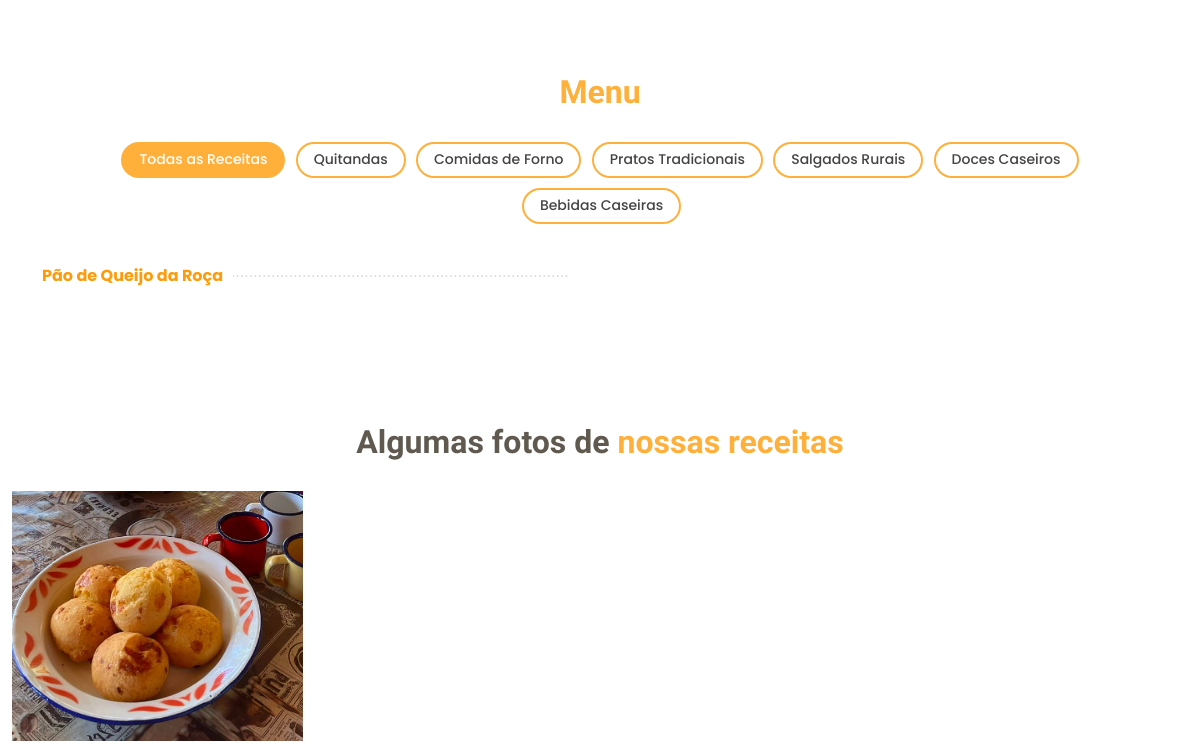
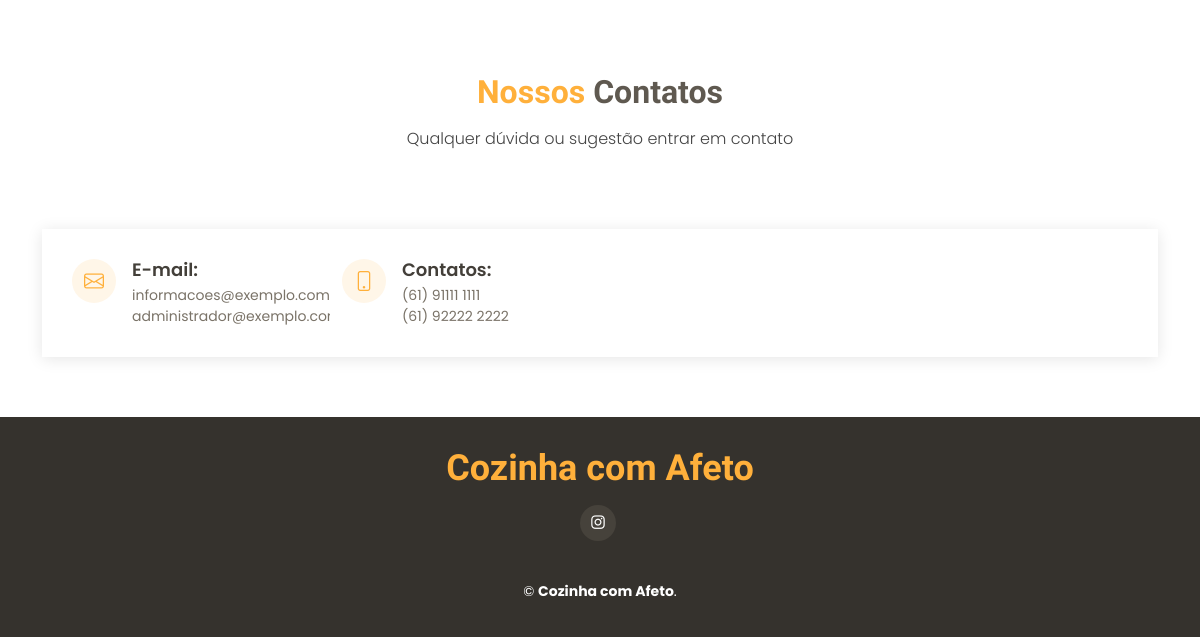
Before: / (lower part) with the older database file (2 pictures, top to bottom).
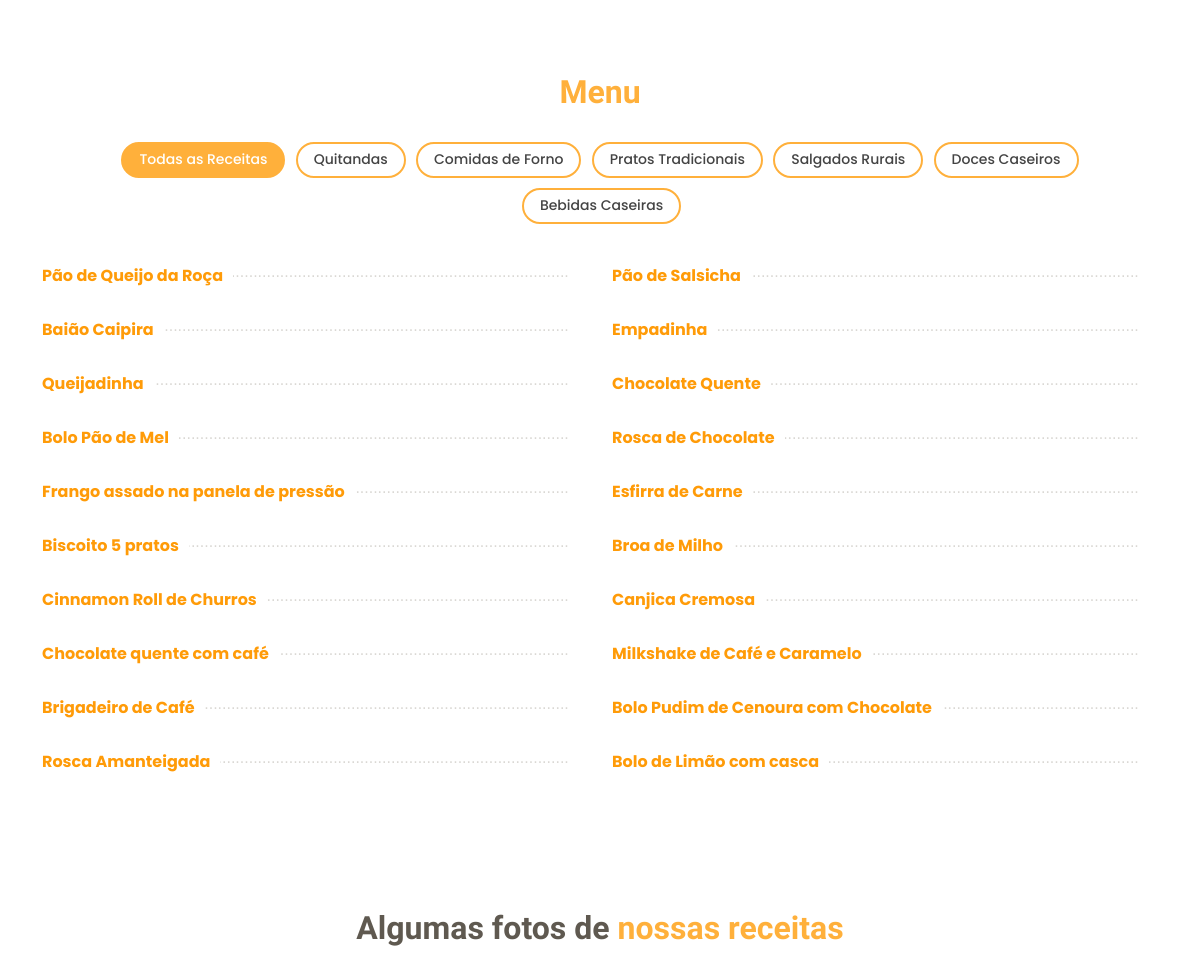
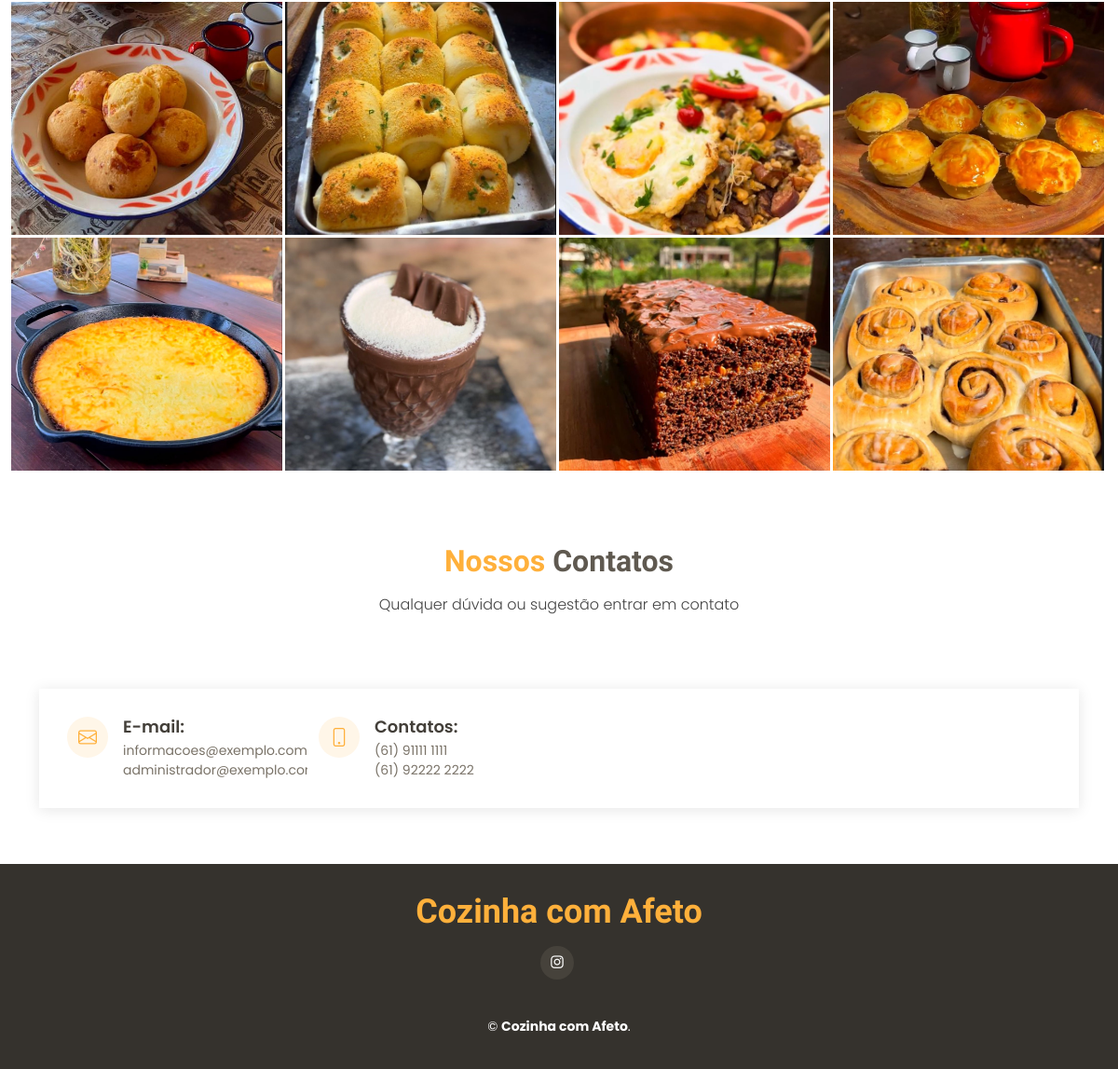
After: the same page with the newer database file (2 pictures, top to bottom).
### tables this page shows
CREATE TABLE categorias (
  id int(11) NOT NULL AUTO_INCREMENT PRIMARY KEY,
  nome varchar(150) NOT NULL
);

CREATE TABLE receitas (
  id int(11) NOT NULL AUTO_INCREMENT PRIMARY KEY,
  titulo varchar(150) NOT NULL,
  ingredientes text not null,
  modo_preparo text not null,
  foto varchar(255) null,
  categoria_id int not null,
  foreign key (categoria_id) references categorias (id)
);

### index.php (the view, shortened to what this page needs)
<?php
$dsn = 'mysql:host=127.0.0.1;dbname=cozinha;charset=utf8;';
$conn = new PDO($dsn, 'root', '', [
    PDO::ATTR_ERRMODE => PDO::ERRMODE_EXCEPTION
]);
$query = 'SELECT * FROM categorias;';
$stmt = $conn->query($query);
$categorias = $stmt->fetchAll(PDO::FETCH_ASSOC);
$query = 'SELECT * FROM receitas;';
$stmt = $conn->query($query);
$receitas = $stmt->fetchAll(PDO::FETCH_ASSOC);
$query = 'SELECT * FROM receitas limit 8;';
$stmt = $conn->query($query);
$fotos = $stmt->fetchAll(PDO::FETCH_ASSOC);
?>
<!DOCTYPE html>
<html lang="pt-br">
<head>
    <link href="assets/vendor/animate.css/animate.min.css" rel="stylesheet">
    <link href="assets/vendor/bootstrap/css/bootstrap.min.css" rel="stylesheet">
    <link href="assets/vendor/bootstrap-icons/bootstrap-icons.css" rel="stylesheet">
    <link href="assets/vendor/boxicons/css/boxicons.min.css" rel="stylesheet">
    <link href="assets/vendor/glightbox/css/glightbox.min.css" rel="stylesheet">
    <link href="assets/vendor/swiper/swiper-bundle.min.css" rel="stylesheet">
    <link href="assets/css/style.css" rel="stylesheet">
</head>
<body>
    <main id="main">
        <section id="menu" class="menu">
            <div class="container">
                <div class="section-title">
                    <h2> <span>Menu</span></h2>
                </div>
                <div class="row">
                    <div class="col-lg-12 d-flex justify-content-center">
                        <ul id="menu-flters">
                            <li data-filter="*" class="filter-active">Todas as Receitas</li>
                            <?php foreach($categorias as  $categoria): ?>
                            <li data-filter="<?='.filter-' .$categoria['id'] ?>"><?= $categoria['nome'] ?></li>
                            <?php endforeach; ?>
                        </ul>
                    </div>
                </div>
                <div class="row menu-container">
                    <?php foreach($receitas as  $receita): ?>
                    <div class="col-lg-6 menu-item <?='filter-' .$receita['categoria_id'] ?>">
                        <div class="menu-content">
                        <a href="receita.php?id=<?= $receita['id'] ?>"><?= $receita['titulo'] ?></a><span></span>
                        </div>
                    </div>
                    <?php endforeach; ?>
                </div>
            </div>
        </section>
        <section id="gallery" class="gallery">
            <div class="container-fluid">
                <div class="section-title">
                    <h2>Algumas fotos de <span>nossas receitas</span></h2>
                </div>
                <div class="row g-0">
<?php foreach($fotos as $foto): ?>
    <div class="col-lg-3 col-md-4">
        <div class="gallery-item">
            <a href="src/receitas/upload/<?= $foto['foto'] ?>" class="gallery-lightbox">
                <img src="src/receitas/upload/<?= $foto['foto'] ?>" alt="" class="img-fluid gallery-image">
            </a>
        </div>
    </div>
<?php endforeach; ?>
                </div>
            </div>
        </section>
        <section id="contact" class="contact">
            <div class="container">
                <div class="section-title">
                    <h2><span>Nossos</span> Contatos</h2>
                    <p>Qualquer dúvida ou sugestão entrar em contato</p>
                </div>
            </div>
            <div class="container mt-5">
                <div class="info-wrap">
                    <div class="row">
                        <div class="col-lg-3 col-md-6 info mt-4 mt-lg-0">
                            <i class="bi bi-envelope"></i>
                            <h4>E-mail:</h4>
                            <p>informacoes@exemplo.com<br>administrador@exemplo.com</p>
                        </div>
                        <div class="col-lg-3 col-md-6 info mt-4 mt-lg-0">
                            <i class="bi bi-phone"></i>
                            <h4>Contatos:</h4>
                            <p>(61) 91111 1111 <br>(61) 92222 2222</p>
                        </div>
                    </div>
                </div>
            </div>
        </section>
    </main>
    <footer id="footer">
        <div class="container">
            <h3>Cozinha com Afeto</h3>
            <div class="social-links">
                <a href="https://www.instagram.com/danicozinhapratica/" target="blank" class="instagram"><i class="bx bxl-instagram"></i></a>
            </div>
            <div class="copyright">
                &copy;  <strong><span>Cozinha com Afeto</span></strong>.
            </div>
        </div>
    </footer>
</body>
</html>

### assets/css/style.css (style rules this page uses)
body { font-family: "Poppins", sans-serif; color: #444444; }
a { text-decoration: none; color: #ffb03b; }
h1, h2, h3, h4, h5, h6 { font-family: "Satisfy", sans-serif; }
section { padding: 60px 0; }
.section-title { text-align: center; padding-bottom: 30px; }
.section-title h2 { margin: 15px 0 0 0; font-size: 32px; font-weight: 700; color: #5f5950; }
.section-title h2 span { color: #ffb03b; }
.section-title p { margin: 15px auto 0 auto; font-weight: 300; }
@media (min-width: 1024px) { .section-title p { width: 50%; } }
.menu #menu-flters { padding: 0; margin: 0 auto 0 auto; list-style: none; text-align: center; border-radius: 50px; }
.menu #menu-flters li { cursor: pointer; display: inline-block; padding: 8px 16px 10px 16px; font-size: 14px; font-weight: 500; line-height: 1; color: #444444; margin: 0 3px 10px 3px; transition: all ease-in-out 0.3s; background: #fff; border: 2px solid #ffb03b; border-radius: 50px; }
.menu #menu-flters li:hover, .menu #menu-flters li.filter-active { color: #fff; background: #ffb03b; }
.menu #menu-flters li:last-child { margin-right: 0; }
.menu .menu-content { margin-top: 30px; overflow: hidden; display: flex; justify-content: space-between; position: relative; }
.menu .menu-content::after { content: "......................................................................" "...................................................................." "...................................................................."; position: absolute; left: 20px; right: 0; top: -4px; z-index: 1; color: #dad8d4; font-family: Arial, "Helvetica Neue", Helvetica, sans-serif; }
.menu .menu-content a { padding-right: 10px; background: #fff; position: relative; z-index: 3; font-weight: 700; color: #ff9b08; }
.menu .menu-content span { background: #fff; position: relative; z-index: 3; padding: 0 10px; font-weight: 600; }
.gallery { padding-bottom: 0; }
.gallery .gallery-item { overflow: hidden; border-right: 3px solid #fff; border-bottom: 3px solid #fff; }
.gallery .gallery-item img { transition: all ease-in-out 0.4s; }
.contact .info-wrap { box-shadow: 0px 2px 15px rgba(0, 0, 0, 0.1); padding: 30px; }
.contact .info { background: #fff; }
.contact .info i { font-size: 20px; color: #ffb03b; float: left; width: 44px; height: 44px; background: #fff6e8; display: flex; justify-content: center; align-items: center; border-radius: 50px; transition: all 0.3s ease-in-out; }
.contact .info h4 { padding: 0 0 0 60px; font-size: 18px; font-weight: 600; margin-bottom: 5px; color: #433f39; font-family: "Poppins", sans-serif; }
.contact .info p { padding: 0 0 0 60px; margin-bottom: 0; font-size: 14px; color: #7a7368; }
#footer { background: #35322d; color: #fff; font-size: 14px; text-align: center; padding: 30px 0; }
#footer h3 { font-size: 36px; font-weight: 700; color: #ffb03b; position: relative; padding: 0; margin: 0 0 15px 0; }
#footer .social-links { margin: 0 0 40px 0; }
#footer .social-links a { font-size: 18px; display: inline-block; background: #46423b; color: #fff; line-height: 1; padding: 8px 0; margin-right: 4px; border-radius: 50%; text-align: center; width: 36px; height: 36px; transition: 0.3s; }
#footer .copyright { margin: 0 0 5px 0; }

### index.php (style rules this page uses)
.gallery-item { width: 100%; height: auto; }
.gallery-image { width: 100%; height: 250px; object-fit: cover; }

Changed rows visible on the page:
added receitas: titulo "Pão de Salsicha", foto (picture)
added receitas: titulo "Baião Caipira", foto (picture)
added receitas: titulo "Empadinha", foto (picture)
added receitas: titulo "Queijadinha", foto (picture)
added receitas: titulo "Chocolate Quente", foto (picture)
added receitas: titulo "Bolo Pão de Mel", foto (picture)
added receitas: titulo "Rosca de Chocolate", foto (picture)
added receitas: titulo "Frango assado na panela de pressão"
added receitas: titulo "Esfirra de Carne"
added receitas: titulo "Biscoito 5 pratos"
added receitas: titulo "Broa de Milho"
added receitas: titulo "Cinnamon Roll de Churros"
added receitas: titulo "Canjica Cremosa"
added receitas: titulo "Chocolate quente com café"
added receitas: titulo "Milkshake de Café e Caramelo"
added receitas: titulo "Brigadeiro de Café"
added receitas: titulo "Bolo Pudim de Cenoura com Chocolate"
added receitas: titulo "Rosca Amanteigada"
added receitas: titulo "Bolo de Limão com casca"
